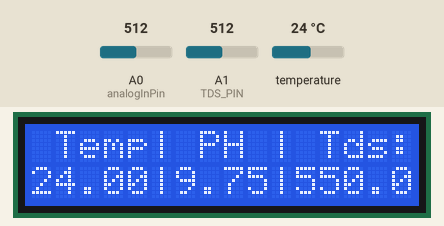
Bench run of a sketch on a simulated Arduino Uno, built with avr-gcc and run on an emulated ATmega328P. Shown: 16×2 character LCD. Inputs (shaded band) come from the test bench; at power-on: A0 (analogInPin) = 512, temperature 24 °C, A1 (TDS_PIN) = 512. What the sketch prints to the serial monitor is not drawn.

Above: at 1.9 s.
2.0 s: A0 (analogInPin) set to 716
At 3.1 s:
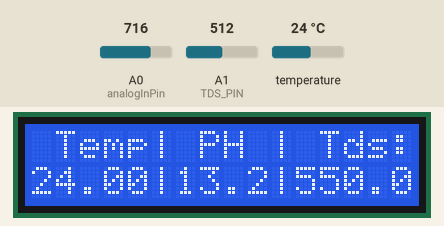
6.4 s: temperature set to 12 °C
At 7.5 s:
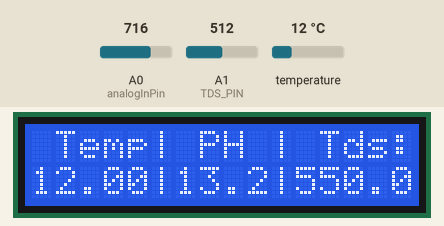
9.8 s: A1 (TDS_PIN) set to 716
At 11.5 s:
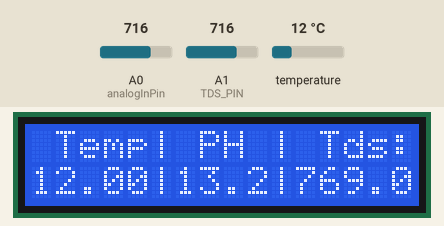
13.2 s: A0 (analogInPin) set to 511
At 14.4 s:
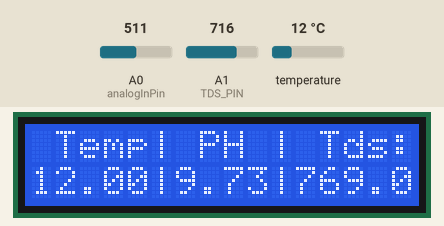
15.4 s: temperature set to 19 °C
At 17.1 s:
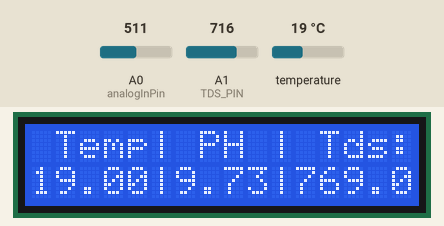
17.5 s: A1 (TDS_PIN) set to 900
At 19.8 s:
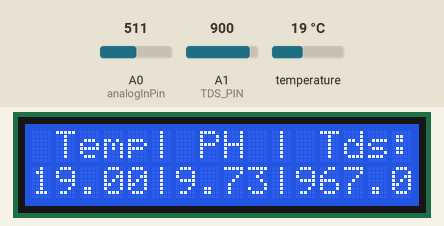
Timing chart, 0 to 20.9 s (numbered marks = the images above; inputs shaded):
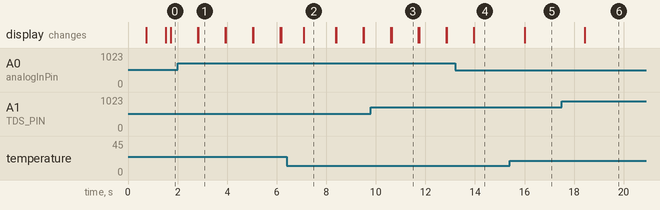

The sketch:

TDS.PH.TEMP_v2.ino
```cpp
#include <OneWire.h>
#include <DallasTemperature.h>
#include <LiquidCrystal_I2C.h>
LiquidCrystal_I2C lcd(0x3F,16,2);  // set the LCD address to 0x3F for a 16 chars and 2 line display
#define SENSOR_PIN A0
// Data wire is plugged into digital pin 2 on the Arduino
#define ONE_WIRE_BUS 2

#define TDS_PIN A1


// Setup a oneWire instance to communicate with any OneWire device
OneWire oneWire(ONE_WIRE_BUS);

// Pass oneWire reference to DallasTemperature library
DallasTemperature sensors(&oneWire);
//////////
const int analogInPin = A0;
int sensorValue = 0;
unsigned long int avgValue;
float b;
int buf[10],temp=0;
///////////

void setup(void)
{
  lcd.init();
  lcd.clear();
  lcd.backlight();
   Serial.begin(9600);
   lcd.begin(16, 2);      // Make sure backlight is on

  // Print a message on both lines of the LCD.
  lcd.setCursor(2,0);   //Set cursor to character 2 on line 0
  lcd.print("MINI");

  lcd.setCursor(2,1);   //Move cursor to character 2 on line 1
  lcd.print("PROJECT - 2");
delay(500);
 lcd.clear();
sensors.begin();  // Start up the library
  Serial.begin(9600);
    // Initialize the LCD
  lcd.begin(16, 2);
  lcd.setCursor(0, 0);

}

void loop(void)
{
  // Send the command to get temperatures
  sensors.requestTemperatures();

  //print the temperature in Celsius
  Serial.print("Temperature: ");
  Serial.print(sensors.getTempCByIndex(0));
  Serial.print((char)176);//shows degrees character
  Serial.print("C  |  ");

  //print the temperature in Fahrenheit
  Serial.print((sensors.getTempCByIndex(0) * 9.0) / 5.0 + 32.0);
  Serial.print((char)176);//shows degrees character
  Serial.println("F");
 // lcd.clear();
 lcd.setCursor(1,0);   //Move cursor to character 2 on line 1
  lcd.print("Temp");

lcd.setCursor(0,1);   //Move cursor to character 2 on line 1
  lcd.print(sensors.getTempCByIndex(0));

  delay(50);
///////////
for(int i=0;i<10;i++)
 {
  buf[i]=analogRead(analogInPin);
  delay(10);
 }
 for(int i=0;i<9;i++)
 {
  for(int j=i+1;j<10;j++)
  {
   if(buf[i]>buf[j])
   {
    temp=buf[i];
    buf[i]=buf[j];
    buf[j]=temp;
   }
  }
 }
 avgValue=0;
 for(int i=2;i<8;i++)
 avgValue+=buf[i];

 float pHVol=(float)avgValue*5.0/1024/6;
 float phValue = 3.5* pHVol  ;
 phValue=phValue+1;
 //float phValue = -3.0 * pHVol+17.5;
 //Serial.print("sensor = ");
 //Serial.println(phValue);
 //lcd.clear();
  lcd.setCursor(5, 0);
  lcd.print("|");
  lcd.setCursor(5, 1);
  lcd.print("|");
 lcd.setCursor(7,0);
 lcd.print("PH");
 lcd.setCursor(6,1);
 lcd.print(phValue);

 delay(20);

//////////
  // Read analog value from TDS sensor
  int sensorValue = analogRead(TDS_PIN);

  // Convert analog reading to TDS value (example conversion, please refer to your sensor's datasheet)
  float tdsValue = map(sensorValue, 1, 1023, 1, 1100); // adjust 2000 according to your sensor's range

  // Print the TDS value to the serial monitor
  Serial.print("TDS Value: ");
  Serial.println(tdsValue);
 // Clear the LCD
  lcd.setCursor(12, 0); // Set cursor to first row, first column
  lcd.print("Tds:");
  lcd.setCursor(10, 0);
  lcd.print("|");
  lcd.setCursor(10, 1);
  lcd.print("|");
  lcd.setCursor(11, 1);
  lcd.print(tdsValue);


  delay(50);

 lcd.setCursor(12, 0); // Set cursor to first row, first column
  lcd.print("Tds:");
  lcd.setCursor(10, 0);
  lcd.print("|");
  lcd.setCursor(10, 1);
  lcd.print("|");
  lcd.setCursor(11, 1);
  lcd.print(tdsValue);


  delay(50);


}
```

Measured:
- after the input at 2.0 s, the display: first changes after 0.80 s (image 1 shows a later state)
- after the input at 6.4 s, the display: changes after 0.70 s (image 2)
- after the input at 9.8 s, the display: first differs from a run without the input after 0.84 s (image 3)
- after the input at 13.2 s, the display: changes after 0.74 s (image 4)
- after the input at 15.4 s, the display: changes after 0.61 s (image 5)
- after the input at 17.5 s, the display: changes after 0.93 s (image 6)
- what the display in image 1 shows lasts 1.1 s, from 2.8 s to 3.9 s
